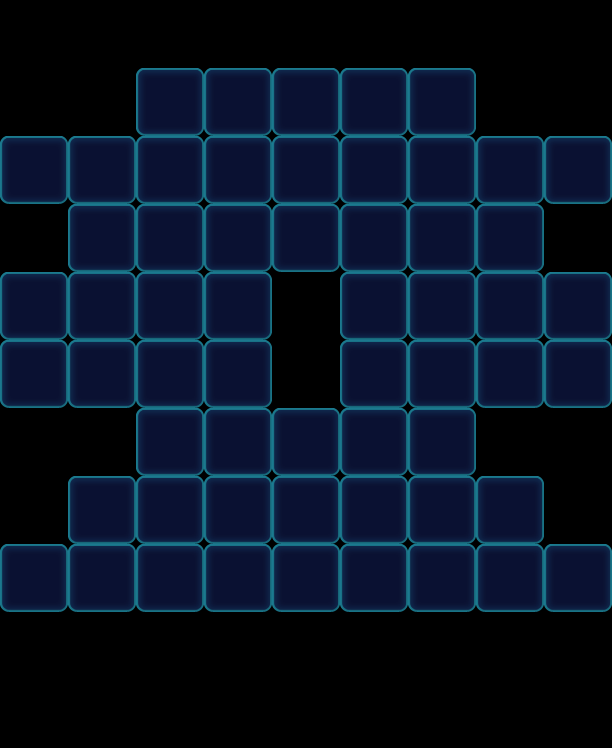

This game map was drawn from its Tiled (.tmx) file and the tilesets committed beside it. A one-line description and the trimmed map source follow:
An orthogonal 9x11 tile map with 68x68 px tiles, 1 tile layer (Valid), 2 tilesets and 114 objects (58x Floor, 16x Lock, 12x Monster, 10x Stone, 9x Factory_Normal, ...).

<map version="1.0" orientation="orthogonal" width="9" height="11" tilewidth="68" tileheight="68">
 <tileset firstgid="1" name="game_grid1" tilewidth="68" tileheight="68">
  <image source="game_grid1.png" width="68" height="68" />
 </tileset>
 <tileset firstgid="2" name="map" tilewidth="68" tileheight="68">
  <image source="map.png" width="1024" height="1024" />
 </tileset>
 <layer name="Valid" width="9" height="11">
  <data>[99 cells, 58 non-empty, 1 distinct tile ids]</data>
 </layer>
 <objectgroup name="BottomObj" width="9" height="11">
  <object type="Floor" gid="33" x="204" y="204">
   <properties>
    <property name="Layers" value="2" />
   </properties>
  </object>
  <object type="Floor" gid="33" x="272" y="204">
   <properties>
    <property name="Layers" value="2" />
   </properties>
  </object>
  <object type="Floor" gid="33" x="340" y="204">
   <properties>
    <property name="Layers" value="2" />
   </properties>
  </object>
  <object type="Floor" gid="33" x="68" y="204">
   <properties>
    <property name="Layers" value="2" />
   </properties>
  </object>
  <object type="Floor" gid="33" x="408" y="204">
   <properties>
    <property name="Layers" value="2" />
   </properties>
  </object>
  <object type="Floor" gid="33" x="0" y="204">
   <properties>
    <property name="Layers" value="2" />
   </properties>
  </object>
  <object type="Floor" gid="33" x="476" y="204">
   <properties>
    <property name="Layers" value="2" />
   </properties>
  </object>
  <object type="Floor" gid="33" x="544" y="204">
   <properties>
    <property name="Layers" value="2" />
   </properties>
  </object>
  <object type="Floor" gid="33" x="136" y="136">
   <properties>
    <property name="Layers" value="2" />
   </properties>
  </object>
  <object type="Floor" gid="33" x="272" y="136">
   <properties>
    <property name="Layers" value="2" />
   </properties>
  </object>
  <object type="Floor" gid="33" x="204" y="136">
   <properties>
    <property name="Layers" value="2" />
   </properties>
  </object>
  <object type="Floor" gid="33" x="136" y="204">
   <properties>
    <property name="Layers" value="2" />
   </properties>
  </object>
  <object type="Floor" gid="33" x="136" y="544">
   <properties>
    <property name="Layers" value="2" />
   </properties>
  </object>
  <object type="Floor" gid="33" x="136" y="612">
   <properties>
    <property name="Layers" value="2" />
   </properties>
  </object>
  <object type="Floor" gid="33" x="408" y="476">
   <properties>
    <property name="Layers" value="2" />
   </properties>
  </object>
  <object type="Floor" gid="33" x="204" y="612">
   <properties>
    <property name="Layers" value="2" />
   </properties>
  </object>
  <object type="Floor" gid="33" x="136" y="476">
   <properties>
    <property name="Layers" value="2" />
   </properties>
  </object>
  <object type="Floor" gid="33" x="408" y="612">
   <properties>
    <property name="Layers" value="2" />
   </properties>
  </object>
  <object type="Floor" gid="33" x="204" y="544">
   <properties>
    <property name="Layers" value="2" />
   </properties>
  </object>
  <object type="Floor" gid="33" x="204" y="476">
   <properties>
    <property name="Layers" value="2" />
   </properties>
  </object>
  <object type="Floor" gid="33" x="340" y="544">
   <properties>
    <property name="Layers" value="2" />
   </properties>
  </object>
  <object type="Floor" gid="33" x="408" y="544">
   <properties>
    <property name="Layers" value="2" />
   </properties>
  </object>
  <object type="Floor" gid="33" x="340" y="612">
   <properties>
    <property name="Layers" value="2" />
   </properties>
  </object>
  <object type="Floor" gid="33" x="340" y="476">
   <properties>
    <property name="Layers" value="2" />
   </properties>
  </object>
  <object type="Floor" gid="33" x="408" y="136">
   <properties>
    <property name="Layers" value="2" />
   </properties>
  </object>
  <object type="Floor" gid="33" x="340" y="136">
   <properties>
    <property name="Layers" value="2" />
   </properties>
  </object>
  <object type="Floor" gid="33" x="408" y="272">
   <properties>
    <property name="Layers" value="2" />
   </properties>
  </object>
  <object type="Floor" gid="33" x="204" y="272">
   <properties>
    <property name="Layers" value="2" />
   </properties>
  </object>
  <object type="Floor" gid="33" x="340" y="272">
   <properties>
    <property name="Layers" value="2" />
   </properties>
  </object>
  <object type="Floor" gid="33" x="68" y="272">
   <properties>
    <property name="Layers" value="2" />
   </properties>
  </object>
  <object type="Floor" gid="33" x="136" y="272">
   <properties>
    <property name="Layers" value="2" />
   </properties>
  </object>
  <object type="Floor" gid="33" x="476" y="272">
   <properties>
    <property name="Layers" value="2" />
   </properties>
  </object>
  <object type="Floor" gid="33" x="272" y="272">
   <properties>
    <property name="Layers" value="2" />
   </properties>
  </object>
  <object type="Floor" gid="33" x="204" y="340">
   <properties>
    <property name="Layers" value="2" />
   </properties>
  </object>
  <object type="Floor" gid="33" x="68" y="340">
   <properties>
    <property name="Layers" value="2" />
   </properties>
  </object>
  <object type="Floor" gid="33" x="136" y="340">
   <properties>
    <property name="Layers" value="2" />
   </properties>
  </object>
  <object type="Floor" gid="33" x="0" y="340">
   <properties>
    <property name="Layers" value="2" />
   </properties>
  </object>
  <object type="Floor" gid="33" x="204" y="408">
   <properties>
    <property name="Layers" value="2" />
   </properties>
  </object>
  <object type="Floor" gid="33" x="68" y="408">
   <properties>
    <property name="Layers" value="2" />
   </properties>
  </object>
  <object type="Floor" gid="33" x="136" y="408">
   <properties>
    <property name="Layers" value="2" />
   </properties>
  </object>
  <object type="Floor" gid="33" x="0" y="408">
   <properties>
    <property name="Layers" value="2" />
   </properties>
  </object>
  <object type="Floor" gid="33" x="476" y="340">
   <properties>
    <property name="Layers" value="2" />
   </properties>
  </object>
  <object type="Floor" gid="33" x="340" y="340">
   <properties>
    <property name="Layers" value="2" />
   </properties>
  </object>
  <object type="Floor" gid="33" x="544" y="340">
   <properties>
    <property name="Layers" value="2" />
   </properties>
  </object>
  <object type="Floor" gid="33" x="544" y="408">
   <properties>
    <property name="Layers" value="2" />
   </properties>
  </object>
  <object type="Floor" gid="33" x="408" y="408">
   <properties>
    <property name="Layers" value="2" />
   </properties>
  </object>
  <object type="Floor" gid="33" x="476" y="408">
   <properties>
    <property name="Layers" value="2" />
   </properties>
  </object>
  <object type="Floor" gid="33" x="408" y="340">
   <properties>
    <property name="Layers" value="2" />
   </properties>
  </object>
  <object type="Floor" gid="33" x="340" y="408">
   <properties>
    <property name="Layers" value="2" />
   </properties>
  </object>
  <object type="Floor" gid="33" x="272" y="544">
   <properties>
    <property name="Layers" value="2" />
   </properties>
  </object>
  <object type="Floor" gid="33" x="272" y="612">
   <properties>
    <property name="Layers" value="2" />
   </properties>
  </object>
  <object type="Floor" gid="33" x="272" y="476">
   <properties>
    <property name="Layers" value="2" />
   </properties>
  </object>
  </objectgroup>
 <objectgroup name="MiddleObj" width="9" height="11">
  <!-- 16 objects omitted --></objectgroup>
 <objectgroup color="#000000" name="TopObj" width="9" height="11">
  <!-- 35 objects omitted --></objectgroup>
 <objectgroup color="#00ff00" name="CeilObj" width="9" height="11">
  <!-- 5 objects omitted --></objectgroup>
</map>
<!-- 62 of 114 objects omitted -->
